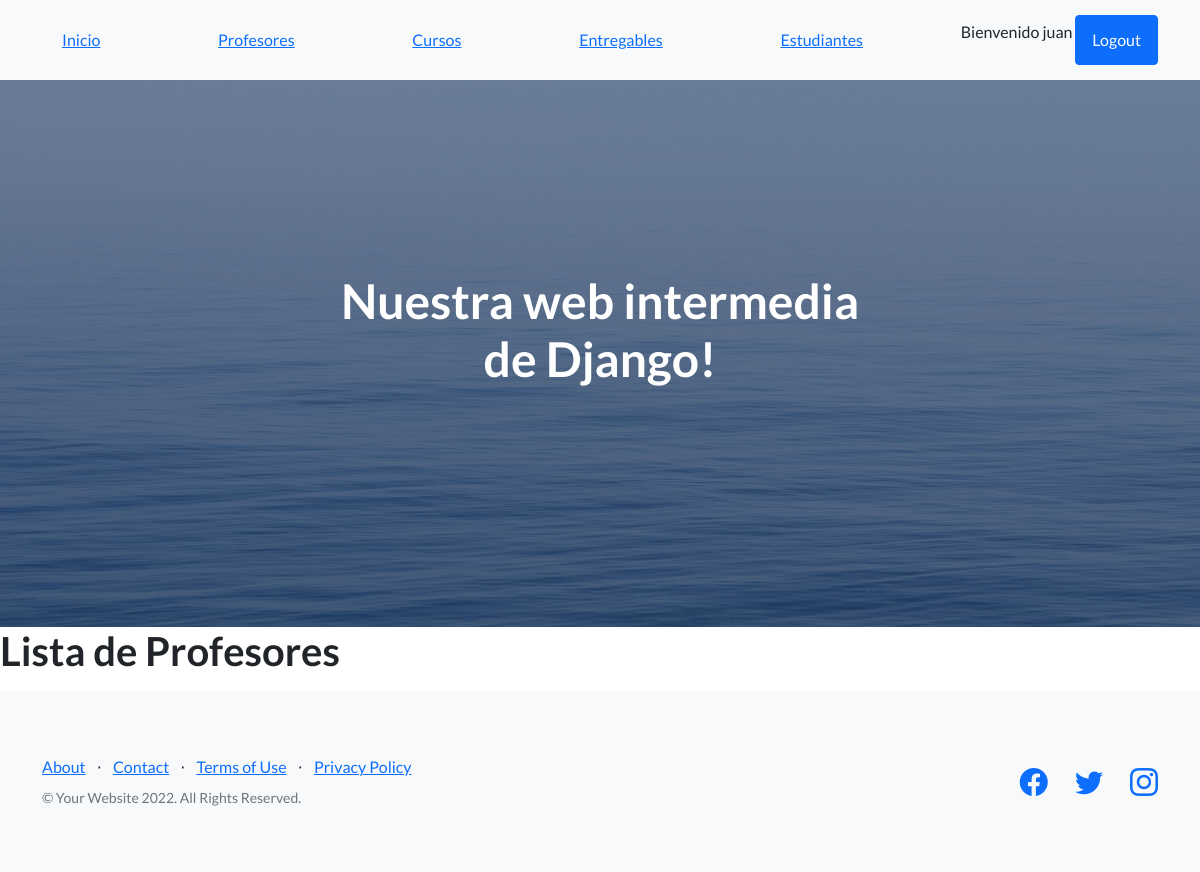
Page /app-coder/profesores/ (signed in) on the earlier database version.
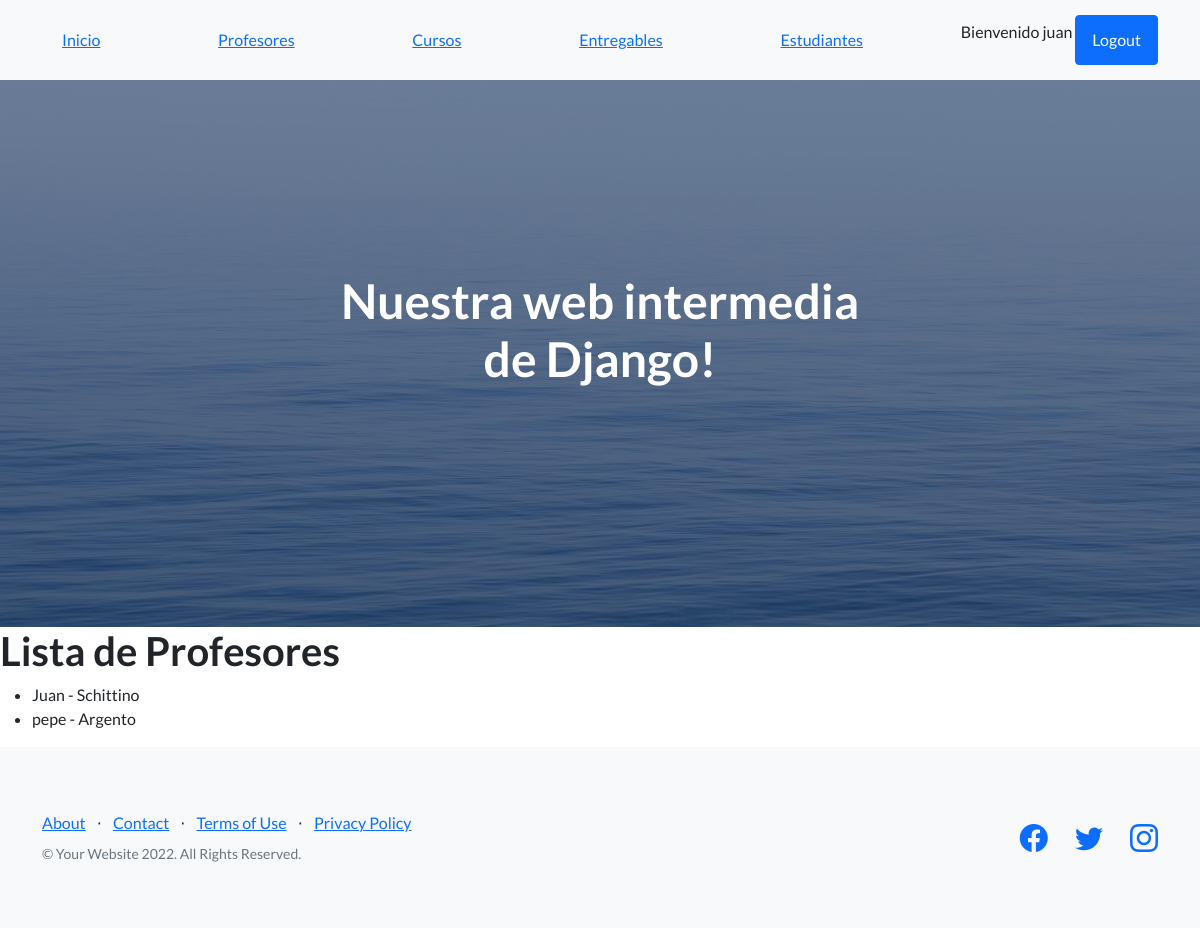
Same page on the later database version.
### AppCoder/models.py (models this page shows, shortened)
class Profesor(models.Model):
    nombre = models.CharField( max_length=50)
    apellido = models.CharField( max_length=50)
    gmail = models.EmailField()
    profesion = models.CharField( max_length=50)

### AppCoder/views.py (the view)
# urls.py: path("profesores/", profesores, name="Profesores"),
@staff_member_required(login_url="/app-coder/login")
def profesores(request):
    lista = Profesor.objects.all()
    return render(request, "profesores.html", {"profesores":lista})

### AppCoder/Template/profesores.html
{% extends 'padre.html' %}
{% load static %}
{% block contenidoQueCambia %}
    <h1>Lista de Profesores</h1>
    <ul>
        {% for profesor  in profesores %}
            <li>
                {{profesor.nombre}} - {{profesor.apellido}}
            </li>
        {% endfor %}
    </ul>
{% endblock contenidoQueCambia %}

Differences in the rows shown:
added Profesor: nombre "Juan", apellido "Schittino"
added Profesor: nombre "pepe", apellido "Argento"
